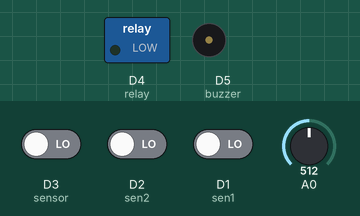
A sketch run on a simulated ESP8266 (NodeMCU). Shown: switched loads named in the sketch (green lamp = pin HIGH), buzzer (waves = sounding). Inputs (shaded band) come from the test bench; at power-on: D1 (sen1) LOW, D3 (sensor) LOW, D2 (sen2) LOW, A0 = 512. WiFi joins after 1.5 s; servers stay silent unless stated; pins used as bus, display or sensor lines are not drawn; what the sketch prints to the serial monitor is not drawn.

Above: at 0.1 s.
At 2.7 s:
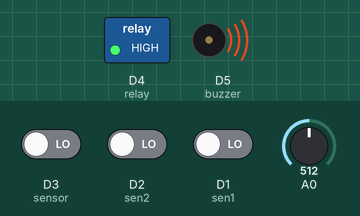
2.8 s: D1 (sen1) driven HIGH
At 3.7 s:
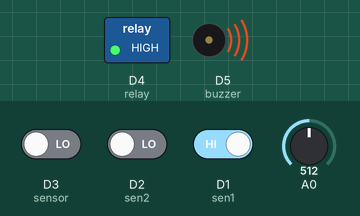
Timing chart, 0 to 5.8 s (numbered marks = the images above; inputs shaded):
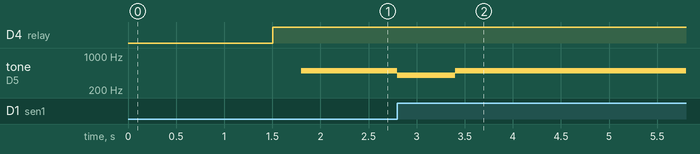

The sketch:

accident_prevention_system.ino
```cpp
#include <ThingSpeak.h>
#include <SoftwareSerial.h>
#include <ESP8266WiFi.h>
#include <WiFiClient.h>
int sen1=D1;
int sen2=D2;
int sensor=D3;
int buzzer=D5;
int relay=D4;
float alc;
int limit=400;
unsigned long ch_no = 1943415;//Replace with Thingspeak Channel number
const char *write_api = "L5GS4ILNH98O8KKR";//Replace with Thingspeak write API
char auth[] = "mwa0000028107833";
char *ssid = "STUD";
char *pass = "STUD@2019";
unsigned long t1=0;
unsigned long t2=0;
WiFiClient  client;
float velocity;
void setup()
{
  pinMode(sen1,INPUT);
  pinMode(sen2,INPUT);
  pinMode(sensor,INPUT);
  pinMode(buzzer,OUTPUT);
  pinMode(A0,INPUT);
  pinMode(relay,OUTPUT);
  digitalWrite(buzzer,LOW);
  Serial.begin(115200);
  WiFi.begin(ssid, pass);
  while (WiFi.status() != WL_CONNECTED)
  {
    delay(500);
    Serial.print(".");
  }
  Serial.println("WiFi connected");
  Serial.println(WiFi.localIP());
  ThingSpeak.begin(client);
}
void loop()
{

  int alc=analogRead(A0);
  if(alc>limit){
    digitalWrite(relay,HIGH);
    Serial.println("High");
    ThingSpeak.setField(2, alc);
    ThingSpeak.writeFields(ch_no, write_api);
  }
  else{
    digitalWrite(relay,LOW);
    Serial.println("LOW");
  }

  int statusSensor=digitalRead(sensor);
  if(statusSensor==1){
    digitalWrite(buzzer,LOW);
    noTone(buzzer);
    Serial.println("NOt Detected");
  }
  else
  {
    digitalWrite(buzzer,HIGH);
    tone(buzzer,500);
    Serial.println("Detected");
    ThingSpeak.setField(3, statusSensor);
    ThingSpeak.writeFields(ch_no, write_api);
  }


  while(digitalRead(sen1));
  while(digitalRead(sen1)==0);
  t1=millis();
  while(digitalRead(sen2));
  t2=millis();
  velocity=t2-t1;
  velocity=velocity/1000;//convert millisecond to second
  velocity=(5.0/velocity);//v=d/t
  velocity=velocity*3600;//multiply by seconds per hr
  velocity=velocity/1000;
  Serial.println(velocity);
  //division by meters per Km
  if(velocity>80){
    digitalWrite(buzzer,HIGH);
    tone(buzzer,400);
    Serial.println("Overspeed");
  }
  else{
    digitalWrite(buzzer,LOW);
    noTone(buzzer);
    Serial.println("Normal speed");
    delay(500);
  }
  if(velocity>0){
    ThingSpeak.setField(1, velocity);
    ThingSpeak.writeFields(ch_no, write_api);
  }

}
```

Measured:
- after the input at 2.8 s, tone on D5 (buzzer): 500 Hz → 400 Hz at once, → 500 Hz 0.60 s later
